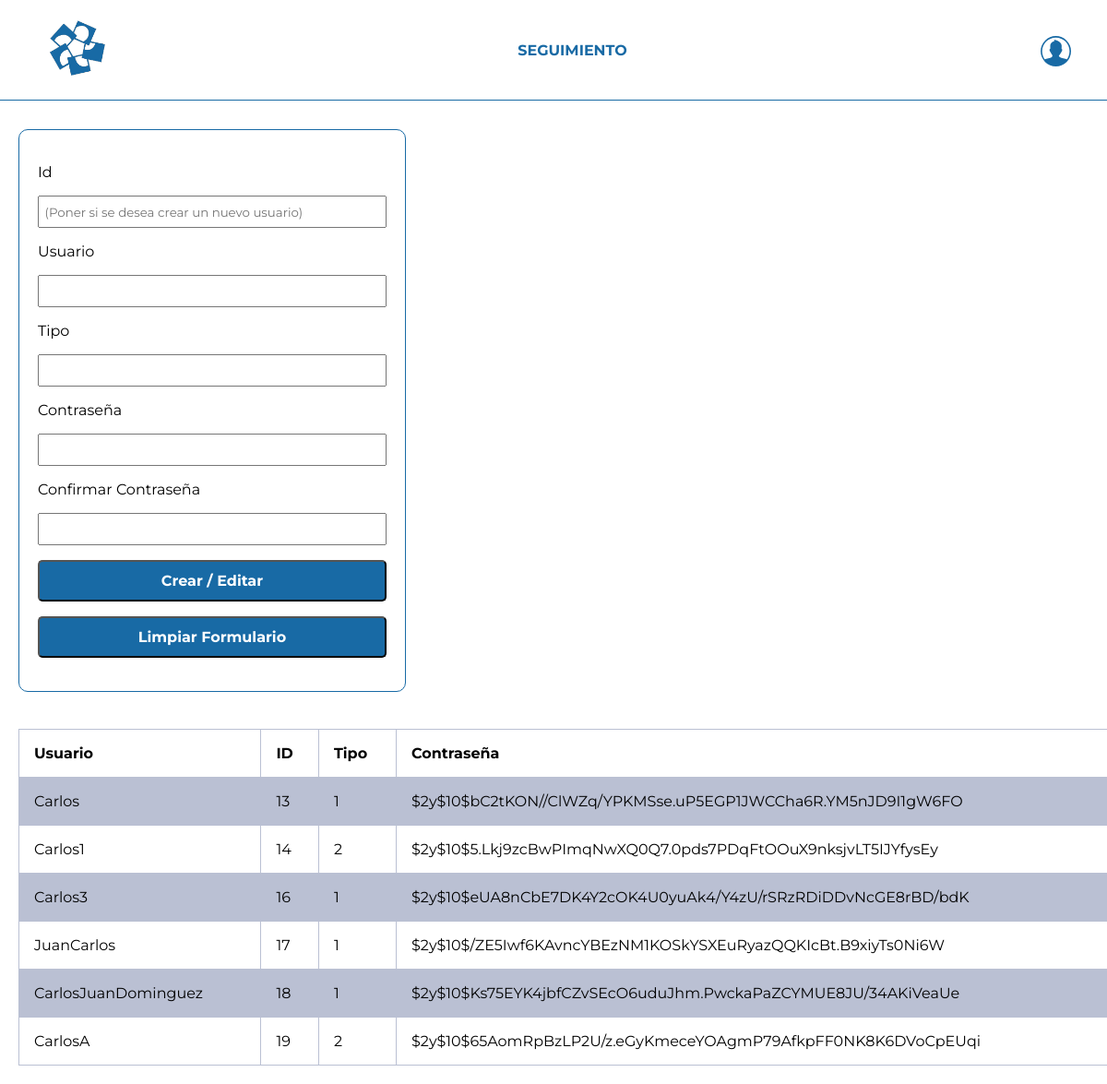
Page /admin.php (signed in) on the committed database.
### tables this page shows
CREATE TABLE `users` (
  `id` int(11) NOT NULL,
  `username` varchar(50) NOT NULL,
  `password` varchar(255) NOT NULL,
  `created_at` datetime DEFAULT current_timestamp(),
  `type` int(11) NOT NULL
);

### controllers/Usuarios.php (called while the page is built, shortened)
<?php
class UserController
{
    public function index()
    {
        global $mysqli;
        $arrayClientes = [];
        $id = $_SESSION["id"];
        $sql = "SELECT id, username, type, password from users";
        if ($stmt = $mysqli->prepare($sql)) {
            if ($stmt->execute()) {
                $stmt->store_result();
                if ($stmt->num_rows > 0) {
                    $stmt->bind_result($id, $username, $type, $password);
                    while ($stmt->fetch()) {
                        array_push($arrayClientes , [
                            "id" => $id,
                            "username" => $username,
                            "type" => $type,
                            "password" => $password
                        ]);
                    }
                }
            }
            return $arrayClientes;
        }
    }
}
?>

### public/admin.php (the view, shortened to what this page needs)
<?php
include 'inc/header.php';
include_once '../controllers/Usuarios.php';
$username = $password = $confirm_password = $type = "";
$username_err = $password_err = $type_err = $confirm_password_err = "";
?>
<!DOCTYPE html>
<html lang="en">
<head>
</head>
<body>
<div class="wrapper">
    <form action="<?php echo htmlspecialchars($_SERVER["PHP_SELF"]); ?>" method="post" id="form-register" class="admin-form">
        <div class="form-group">
            <label>Id</label>
            <input type="text" name="id" class="form-control" placeholder=" (Poner si se desea crear un nuevo usuario)" value="<?php if (isset($_GET["id"])) echo $_GET["id"];?>">
        </div>
        <div class="form-group">
            <label>Usuario</label>
            <input type="text" name="username" class="form-control <?php echo (!empty($username_err)) ? 'is-invalid' : ''; ?>" value="<?php echo $username; ?>">
        </div>
        <div class="form-group">
            <label>Tipo</label>
            <input type="text" name="type" class="form-control <?php echo (!empty($type_err)) ? 'is-invalid' : ''; ?>" value="<?php echo $type; ?>">
        </div>
        <div class="form-group">
            <label>Contraseña</label>
            <input type="password" name="password" class="form-control <?php echo (!empty($password_err)) ? 'is-invalid' : ''; ?>" value="<?php echo $password; ?>">
        </div>
        <div class="form-group">
            <label>Confirmar Contraseña</label>
            <input type="password" name="confirm_password" class="form-control <?php echo (!empty($confirm_password_err)) ? 'is-invalid' : ''; ?>" value="<?php echo $confirm_password; ?>">
        </div>
        <div class="form-group">
            <input type="submit" class="btn btn-primary" value="Crear / Editar">
            <input type="reset" class="btn btn-secondary ml-2" value="Limpiar Formulario" onclick="resetFormRegister()">
        </div>
    </form>
</div>
<table>
    <tr>
        <th>Usuario</th>
        <th>ID</th>
        <th>Tipo</th>
        <th>Contraseña</th>
    </tr>
    <?php
    $users = new UserController();
    $result = $users->index();
    if($result)
    {
        foreach($result as $row)
        {
            ?>
            <tr>
                <td><?= $row["username"]?></td>
                <td><?= $row["id"]?></td>
                <td><?= $row["type"]?></td>
                <td><?= $row["password"]?></td>
            </tr>
            <?php
        }
    }
    ?>
</table>
</body>
</html>

### public/inc/header.php (shortened to what this page needs)
<!DOCTYPE html>
<html lang="en">
<head>
    <link rel="stylesheet" href="style.css">
</head>
<body>
<?php if (isset($_SESSION["loggedin"]) && $_SESSION["loggedin"] === true && $_SESSION["type"] === 1): ?>
    <div class="Navbar">
        <div class="Navbar_Link Navbar_Link_Toggle">
            <img src="img/Icons/menu.svg" alt="menu" width="30px">
        </div>
        <div class="Navbar_Link Navbar_Link_Brand">
            <img src="img/logo-header.png" alt="logo">
        </div>
        <nav class="Navbar_Items">
            <div class="Navbar_Link Navbar_Link_Item">
                <a href="crm.php">CRM</a>
            </div>
            <div class="Navbar_Link Navbar_Link_Item">
                <a href="pedidos.php">PEDIDOS</a>
            </div>
            <div class="Navbar_Link Navbar_Link_Item">
                <a href="admin.php">VENDEDORES</a>
            </div>
        </nav>
        <nav class="Navbar_Items_Right">
            <div class="Navbar_Link">
                <a href="crear_pedido.php">
                    <button>CREAR PEDIDO</button>
                </a>
            </div>
            <div class="Navbar_Link">
                <img class="profile" id="profile" src="img/Icons/profile1.svg" alt="profile" width="35px">
            </div>
        </nav>
    </div>
<?php elseif (isset($_SESSION["loggedin"]) && $_SESSION["loggedin"] === true && ($_SESSION["type"] === 3 || $_SESSION["type"] === 4) ): ?>
<div class="Navbar">
    <div class="Navbar_Link Navbar_Link_Brand">
        <img src="img/logo-header.png" alt="logo">
    </div>
    <nav class="Navbar_Items">
        <div class="Navbar_Link Navbar_Link_Item padding-right-nav-link">
            <a href="pedidos.php">SEGUIMIENTO</a>
        </div>
    </nav>
    <nav class="Navbar_Items_Right">
        <div class="Navbar_Link">
            <img class="profile" id="profile" src="img/Icons/profile1.svg" alt="profile" width="35px">
        </div>
    </nav>
</div>
<?php endif; ?>

### public/style.css (style rules this page uses)
* { font-family: 'Montserrat', sans-serif; box-sizing: border-box; }
body { position: relative; min-height: 95vh; margin: 0; }
.Navbar { background-color: white; display: flex; position: fixed; width: 100%; justify-content: space-between; padding: 1.4em; font-family: sans-serif; color: black; border-bottom: #186AA5 1px solid; }
.Navbar_Link { padding-left: 2em; }
.Navbar_Link a { text-decoration: none; color: #186AA5; font-weight: bold; }
.Navbar_Items { display: flex; margin: auto; }
.Navbar_Items_Right { display: flex; margin: auto 0; padding-right: 1em; }
.Navbar_Link_Brand img { width: 60px; }
.padding-right-nav-link { margin-right: 180px; }
@media only screen and (max-width: 1200px) { .padding-right-nav-link { margin-right: 0px; } }
.profile { cursor: pointer; margin-top: .4em; }
.admin-form { border: 1.8px solid #186AA5; border-radius: 10px; margin-top: 40px; padding: 20px; }
.wrapper { width: 460px; padding: 20px; }
.wrapper form { margin-top: 120px; }
.form-group { width: 100%; }
.form-group * { display: block; width: 100%; margin: 16px 0; }
.form-group input { height: 35px; }
.form-group input[type='submit'],input[type='reset'] { background-color: #186AA5; color: white; padding: 10px; height: 45px; font-size: 16px; border-radius: 5px; font-weight: bold; }
table { font-family: arial, sans-serif; border-collapse: collapse; width: 100%; margin: 20px; }
td, th { border: 1px solid #bac0d3; text-align: left; padding: 16px; }
tr:nth-child(even) { background-color: #bac0d3; }

### rows in the picture
users: username "Carlos", id "13", type "1", password "$2y$10$bC2tKON//ClWZq/YPKMSse.uP5EGP1JWCCha6R.YM5nJD9I1gW6FO"
users: username "Carlos1", id "14", type "2", password "$2y$10$5.Lkj9zcBwPImqNwXQ0Q7.0pds7PDqFtOOuX9nksjvLT5IJYfysEy"
users: username "Carlos3", id "16", type "1", password "$2y$10$eUA8nCbE7DK4Y2cOK4U0yuAk4/Y4zU/rSRzRDiDDvNcGE8rBD/bdK"
users: username "JuanCarlos", id "17", type "1", password "$2y$10$/ZE5Iwf6KAvncYBEzNM1KOSkYSXEuRyazQQKIcBt.B9xiyTs0Ni6W"
users: username "CarlosJuanDominguez", id "18", type "1", password "$2y$10$Ks75EYK4jbfCZvSEcO6uduJhm.PwckaPaZCYMUE8JU/34AKiVeaUe"
users: username "CarlosA", id "19", type "2", password "$2y$10$65AomRpBzLP2U/z.eGyKmeceYOAgmP79AfkpFF0NK8K6DVoCpEUqi"
